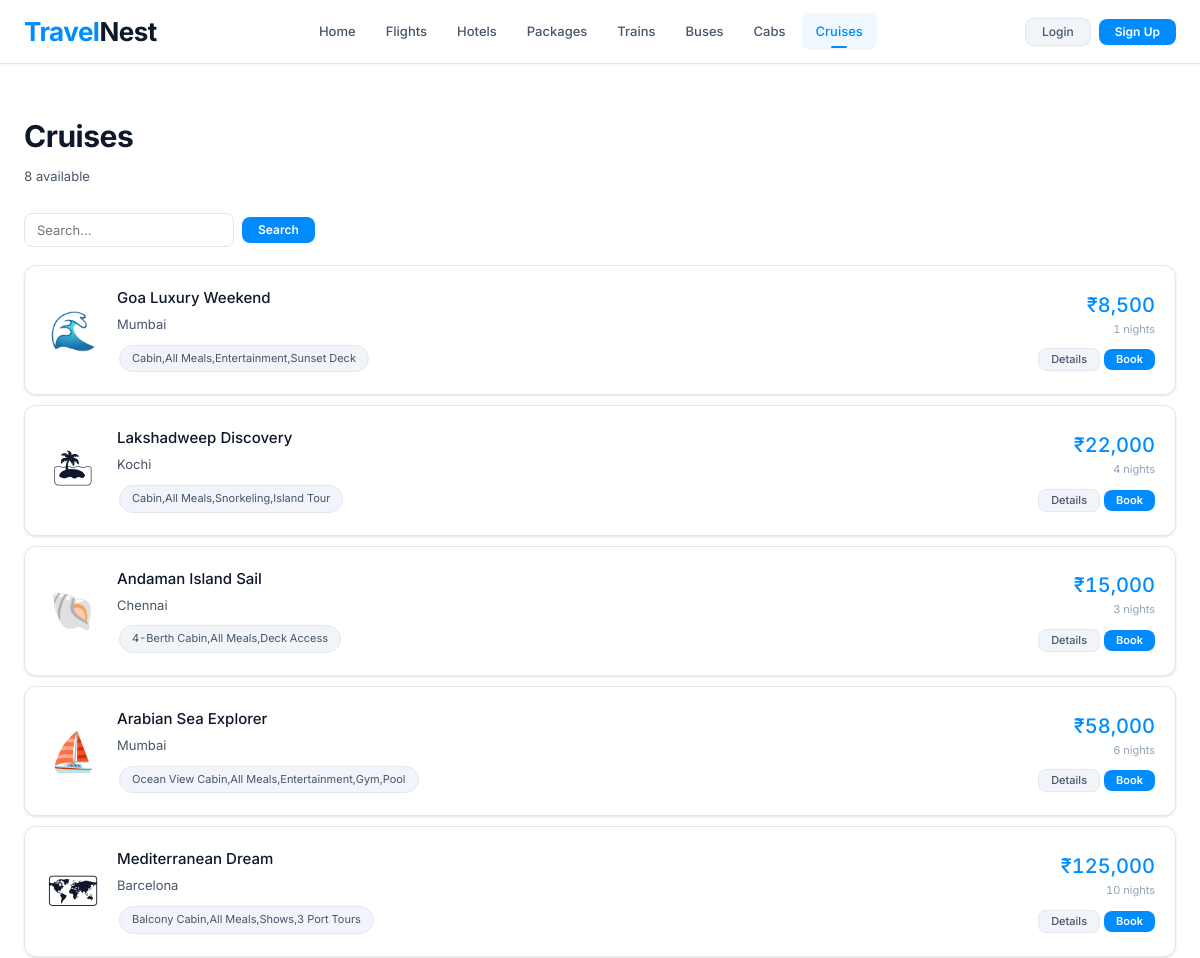
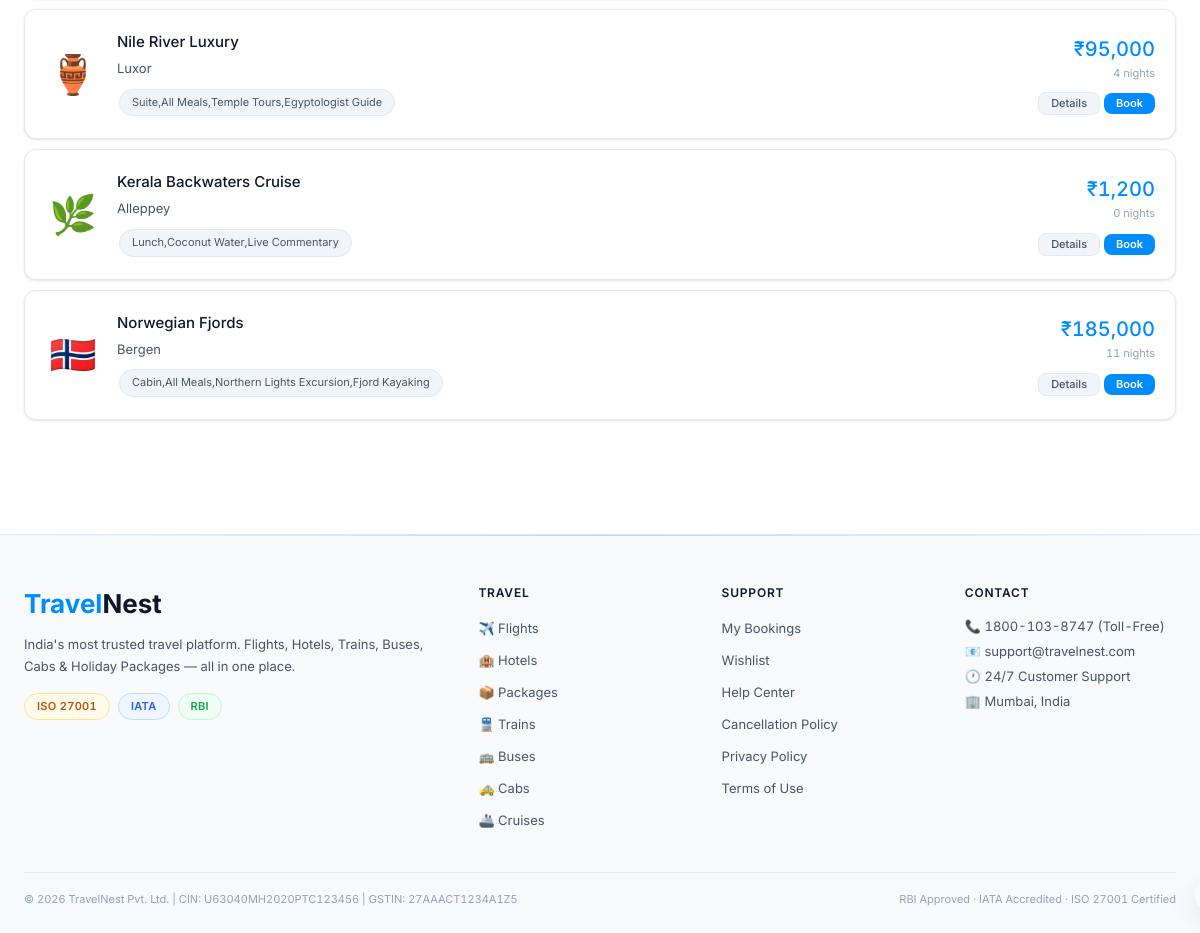
The page /cruises.php on the database its author committed (2 pictures, top to bottom).
### tables this page shows
CREATE TABLE IF NOT EXISTS cruises (
    id INT AUTO_INCREMENT PRIMARY KEY,
    cruise_name VARCHAR(150) NOT NULL,
    ship_name VARCHAR(100) NOT NULL,
    from_port VARCHAR(100) NOT NULL,
    to_port VARCHAR(100) NOT NULL,
    departure_schedule VARCHAR(50),
    arrival_schedule VARCHAR(50),
    nights INT DEFAULT 1,
    price DECIMAL(10,2) NOT NULL,
    cruise_type VARCHAR(50),
    category VARCHAR(50) DEFAULT 'Domestic',
    inclusions TEXT,
    emoji VARCHAR(10) DEFAULT '🚢',
    is_active TINYINT(1) DEFAULT 1,
    created_at TIMESTAMP DEFAULT CURRENT_TIMESTAMP
);

### includes/db.php (called while the page is built, shortened)
<?php
class DB {
    private static ?PDO $pdo=null;
    public static function conn():PDO{
        if(!self::$pdo){
            try{
                self::$pdo=new PDO("mysql:host=".DB_HOST.";dbname=".DB_NAME.";charset=utf8mb4",DB_USER,DB_PASS,[
                    PDO::ATTR_ERRMODE=>PDO::ERRMODE_EXCEPTION,
                    PDO::ATTR_DEFAULT_FETCH_MODE=>PDO::FETCH_ASSOC,
                    PDO::ATTR_EMULATE_PREPARES=>false
                ]);
            }catch(PDOException $e){
                die('<div style="font-family:monospace;background:#fee;color:#900;padding:20px;margin:20px;border-radius:8px"><b>DB Error:</b> '.$e->getMessage().'<br><br>Check includes/config.php and run database.sql</div>');
            }
        }
        return self::$pdo;
    }
    public static function q(string $sql,array $p=[]):PDOStatement{
        $s=self::conn()->prepare($sql);$s->execute($p);return $s;
    }
    public static function all(string $sql,array $p=[]):array{return self::q($sql,$p)->fetchAll();}
    public static function val(string $sql,array $p=[]):mixed{return self::q($sql,$p)->fetchColumn();}
    public static function paginate(string $sql,array $p,int $pg,int $pp=PER_PAGE):array{
        $total=(int)self::val("SELECT COUNT(*) FROM ($sql) _c",$p);
        $off=($pg-1)*$pp;
        $rows=self::all("$sql LIMIT $pp OFFSET $off",$p);
        return['data'=>$rows,'total'=>$total,'page'=>$pg,'per_page'=>$pp,'last'=>(int)ceil($total/$pp)];
    }
}

### includes/functions.php (called while the page is built, shortened)
<?php
function clean(string $v):string{return htmlspecialchars(trim($v),ENT_QUOTES,'UTF-8');}
function rupee(float $n):string{return '₹'.number_format($n,0,'.',',');}
function incArr(string $s):array{return array_filter(array_map('trim',explode('|',$s)));}

### cruises.php (the view, shortened to what this page needs)
<?php
$q=clean($_GET['q']??'');$pg=max(1,(int)($_GET['pg']??1));
$w=['is_active=1'];$p=[];
$res=DB::paginate("SELECT * FROM cruises WHERE ".implode(' AND ',$w)." ORDER BY id ASC",$p,$pg);
require_once __DIR__.'/includes/header.php';?>
<div class="sec">
  <h2 class="stitle">Cruises</h2><p class="ssub"><?=$res['total']?> available</p>
  <form method="GET" class="fbar mb16">
    <input name="q" value="<?=clean($q)?>" placeholder="Search...">
    <button type="submit" class="btn btn-primary btn-sm">Search</button>
  </form>
  <?php foreach($res['data'] as $item):
    $nm=$item['name']??($item['cruise_name']??($item['train_name']??($item['operator_name']??($item['vehicle_name']??''))));
    $pr=$item['price']??($item['price_per_night']??($item['base_fare']??($item['price_2a']??0)));
    $em=$item['emoji']??'📋';
    $det=$item['destination']??($item['from_station']??($item['from_city']??($item['from_port']??($item['cab_type']??''))));
    $fn='show'.ucfirst(rtrim('cruises','s'));
  ?>
  <div class="card mb10 flex g16" style="cursor:pointer" onclick="<?=$fn?>(<?=$item['id']?>)">
    <div style="font-size:38px;flex:0 0 56px;display:flex;align-items:center;justify-content:center"><?=$em?></div>
    <div style="flex:1">
      <div class="fw5 mb4" style="font-size:15px"><?=clean($nm)?></div>
      <div class="sm mb8"><?=clean($det)?></div>
      <?php if(isset($item['inclusions'])):?><div class="flex wrap-x g4r"><?php foreach(incArr($item['inclusions']) as $inc):?><span class="chip"><?=clean($inc)?></span><?php endforeach;?></div><?php endif;?>
    </div>
    <div class="tr" style="min-width:150px;display:flex;flex-direction:column;justify-content:space-between;gap:10px">
      <div><div class="acc fw5" style="font-size:20px"><?=$pr>0?rupee($pr):'—'?></div><div class="xs"><?=isset($item['nights'])?$item['nights'].' nights':''?></div></div>
      <div class="flex g4r" style="justify-content:flex-end">
        <button class="btn btn-ghost btn-xs" onclick="event.stopPropagation();<?=$fn?>(<?=$item['id']?>)">Details</button>
        <a href="<?=BASE?>/book.php?type=<?=rtrim('cruises','s')?>&id=<?=$item['id']?>" class="btn btn-primary btn-xs" onclick="event.stopPropagation()">Book</a>
      </div>
    </div>
  </div>
  <?php endforeach;?>
</div>
<?php require_once __DIR__.'/includes/footer.php';?>

### assets/css/style.css (style rules this page uses)
:root { --bg:#ffffff;--bg2:#f8fafc;--bg3:#f1f5f9;--bg4:#e2e8f0;--bg5:#cbd5e1; --accent:#008cff;--a2:#ef4444;--blue:#2563eb;--green:#16a34a; --purple:#7c3aed;--teal:#0d9488;--gold:#d97706; --text:#0f172a;--text2:#475569;--text3:#94a3b8; --border:#e2e8f0;--border2:#cbd5e1; --card:#ffffff;--card2:#f8fafc; --r:8px;--rl:12px;--rxl:16px; --glass:#ffffff;--glass-border:#e2e8f0; --glow:0 1px 3px rgba(0,0,0,.06); --shadow:0 1px 3px rgba(0,0,0,.08),0 1px 2px rgba(0,0,0,.04); --shadow-md:0 4px 12px rgba(0,0,0,.08); --shadow-lg:0 10px 30px rgba(0,0,0,.1); --transition:.22s cubic-bezier(.4,0,.2,1); }
* { box-sizing:border-box;margin:0;padding:0 }
html { scroll-behavior:smooth }
body { font-family:'Inter','DM Sans',sans-serif;background:var(--bg);color:var(--text);min-height:100vh;font-size:15px;line-height:1.6;overflow-x:hidden;font-variant-numeric:tabular-nums }
h1,h2,h3,h4 { font-family:'Inter','DM Sans',sans-serif;font-weight:700 }
a { color:inherit;text-decoration:none }
.btn { display:inline-flex;align-items:center;justify-content:center;gap:6px;padding:10px 22px;border:none;border-radius:var(--r);cursor:pointer;font-family:'Inter','DM Sans',sans-serif;font-weight:500;font-size:14px;transition:all var(--transition);white-space:nowrap;line-height:1;text-decoration:none;position:relative;overflow:hidden }
.btn::after { content:'';position:absolute;inset:0;background:linear-gradient(120deg,rgba(255,255,255,0) 30%,rgba(255,255,255,.25) 50%,rgba(255,255,255,0) 70%);transform:translateX(-100%);transition:transform .5s }
.btn-primary { background:#008cff;color:#fff;font-weight:600 }
.btn-ghost { background:var(--bg3);color:var(--text2);border:1px solid var(--border) }
.btn-sm { padding:7px 16px;font-size:12px }
.btn-xs { padding:5px 12px;font-size:11px }
input,select,textarea { background:#fff;border:1px solid var(--border);color:var(--text);padding:11px 16px;border-radius:var(--r);font-size:14px;font-family:'Inter','DM Sans',sans-serif;width:100%;outline:none;transition:all var(--transition) }
.card { background:#fff;border:1px solid var(--border);border-radius:var(--rl);padding:20px;transition:all var(--transition);box-shadow:var(--shadow) }
.flex { display:flex;align-items:center }
.g4r { gap:4px }
.g16 { gap:16px }
.wrap-x { flex-wrap:wrap }
.mb4 { margin-bottom:4px }
.mb8 { margin-bottom:8px }
.mb10 { margin-bottom:10px }
.mb16 { margin-bottom:16px }
.xs { font-size:11px;color:var(--text3) }
.sm { font-size:13px;color:var(--text2) }
.acc { color:var(--accent) }
.fw5 { font-weight:500 }
.tr { text-align:right }
.sec { padding:48px 24px;max-width:1200px;margin:0 auto }
.stitle { font-size:30px;font-weight:700;margin-bottom:6px;letter-spacing:-.5px;color:var(--text) }
.ssub { color:var(--text2);margin-bottom:26px;font-size:13px }
.chip { display:inline-block;background:var(--bg3);border-radius:20px;padding:4px 12px;font-size:11px;color:var(--text2);margin:2px;border:1px solid var(--border);transition:all .18s }
.fbar { display:flex;gap:8px;margin-bottom:18px;flex-wrap:wrap;align-items:center }
.fbar input { max-width:210px;padding:8px 12px;font-size:13px }
.sec,.ac,.auth-wrap { animation:pageIn .4s ease }

### rows shown on the page
cruises: emoji "🌊", cruise_name "Goa Luxury Weekend", from_port "Mumbai", inclusions "Cabin,All Meals,Entertainment,Sunset Deck", price "₹8,500", nights "1"
cruises: emoji "🏝", cruise_name "Lakshadweep Discovery", from_port "Kochi", inclusions "Cabin,All Meals,Snorkeling,Island Tour", price "₹22,000", nights "4"
cruises: emoji "🐚", cruise_name "Andaman Island Sail", from_port "Chennai", inclusions "4-Berth Cabin,All Meals,Deck Access", price "₹15,000", nights "3"
cruises: emoji "⛵", cruise_name "Arabian Sea Explorer", from_port "Mumbai", inclusions "Ocean View Cabin,All Meals,Entertainment,Gym,Pool", price "₹58,000", nights "6"
cruises: emoji "🗺", cruise_name "Mediterranean Dream", from_port "Barcelona", inclusions "Balcony Cabin,All Meals,Shows,3 Port Tours", price "₹125,000", nights "10"
cruises: emoji "🏺", cruise_name "Nile River Luxury", from_port "Luxor", inclusions "Suite,All Meals,Temple Tours,Egyptologist Guide", price "₹95,000", nights "4"
cruises: emoji "🌿", cruise_name "Kerala Backwaters Cruise", from_port "Alleppey", inclusions "Lunch,Coconut Water,Live Commentary", price "₹1,200", nights "0"
cruises: emoji "🇳🇴", cruise_name "Norwegian Fjords", from_port "Bergen", inclusions "Cabin,All Meals,Northern Lights Excursion,Fjord Kayaking", price "₹185,000", nights "11"

### other values the page prints
$l "Home"
$l "Flights"
$l "Hotels"
$l "Packages"
$l "Trains"
$l "Buses"
$l "Cabs"
$l "Cruises"
$res['total'] "8"
